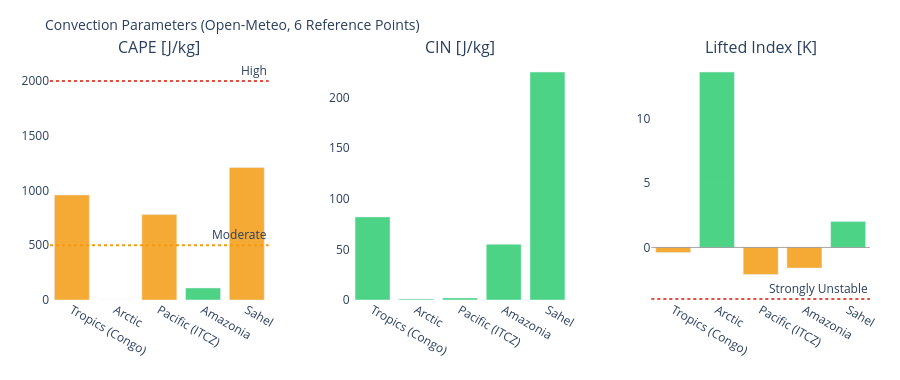

The notebook cell saved with this chart:
### Markdown cell above
---
## 3. Visualizations

### Code cell
# ============================================================
# CAPE / CIN / LIFTED INDEX – Convection potential
# ============================================================

if not df_atm.empty:
    fig = make_subplots(
        rows=1, cols=3,
        subplot_titles=['CAPE [J/kg]', 'CIN [J/kg]', 'Lifted Index [K]'],
        horizontal_spacing=0.1
    )
    pts = df_atm['point'].tolist()
    pt_colors = ['#E85D24','#185FA5','#888780','#378ADD','#639922','#F2A623']

    # CAPE – höher = mehr Gewitterpotential
    cape_vals = df_atm['cape'].fillna(0).tolist()
    cape_colors = ['#e74c3c' if v > 2000 else '#f39c12' if v > 500 else '#2ecc71'
                   for v in cape_vals]
    fig.add_trace(go.Bar(x=pts, y=cape_vals, marker_color=cape_colors,
                         opacity=0.85, showlegend=False), row=1, col=1)
    fig.add_hline(y=2000, line_dash='dot', line_color='#e74c3c',
                  annotation_text='High', row=1, col=1)
    fig.add_hline(y=500,  line_dash='dot', line_color='#f39c12',
                  annotation_text='Moderate', row=1, col=1)

    # CIN – negativer = stärker gedeckelt (weniger Auslöse)
    cin_vals = df_atm['cin'].fillna(0).tolist()
    cin_colors = ['#e74c3c' if v < -200 else '#f39c12' if v < -50 else '#2ecc71'
                  for v in cin_vals]
    fig.add_trace(go.Bar(x=pts, y=cin_vals, marker_color=cin_colors,
                         opacity=0.85, showlegend=False), row=1, col=2)

    # Lifted Index – negativ = instabil
    li_vals = df_atm['li'].fillna(0).tolist()
    li_colors = ['#e74c3c' if v < -4 else '#f39c12' if v < 0 else '#2ecc71'
                 for v in li_vals]
    fig.add_trace(go.Bar(x=pts, y=li_vals, marker_color=li_colors,
                         opacity=0.85, showlegend=False), row=1, col=3)
    fig.add_hline(y=0, line_color='gray', line_width=0.7, row=1, col=3)
    fig.add_hline(y=-4, line_dash='dot', line_color='#e74c3c',
                  annotation_text='Strongly Unstable', row=1, col=3)

    fig.update_layout(
        title=dict(text='Convection Parameters (Open-Meteo, 6 Reference Points)', font=dict(size=14)),
        height=380, plot_bgcolor='rgba(0,0,0,0)', paper_bgcolor='rgba(0,0,0,0)',
        margin=dict(l=50, r=30, t=60, b=80)
    )
    fig.update_xaxes(tickangle=30)
    fig.show()

### Figure 1 — Plotly figure (JSON) as saved in the notebook; plotly's stock layout.template omitted (floating-point values rounded to 4 significant figures)
{"data": [{"marker": {"color": ["#f39c12", "#2ecc71", "#f39c12", "#2ecc71", "#f39c12"]}, "opacity": 0.85, "showlegend": false, "type": "bar", "x": ["Tropics (Congo)", "Arctic", "Pacific (ITCZ)", "Amazonia", "Sahel"], "xaxis": "x", "y": [960.0, 0.0, 780.0, 110.0, 1210.0], "yaxis": "y"}, {"marker": {"color": ["#2ecc71", "#2ecc71", "#2ecc71", "#2ecc71", "#2ecc71"]}, "opacity": 0.85, "showlegend": false, "type": "bar", "x": ["Tropics (Congo)", "Arctic", "Pacific (ITCZ)", "Amazonia", "Sahel"], "xaxis": "x2", "y": [82.0, 1.0, 2.0, 55.0, 225.0], "yaxis": "y2"}, {"marker": {"color": ["#f39c12", "#2ecc71", "#f39c12", "#f39c12", "#2ecc71"]}, "opacity": 0.85, "showlegend": false, "type": "bar", "x": ["Tropics (Congo)", "Arctic", "Pacific (ITCZ)", "Amazonia", "Sahel"], "xaxis": "x3", "y": [-0.4, 13.6, -2.1, -1.6, 2.0], "yaxis": "y3"}], "layout": {"annotations": [{"font": {"size": 16}, "showarrow": false, "text": "CAPE [J/kg]", "x": 0.1333, "xanchor": "center", "xref": "paper", "y": 1.0, "yanchor": "bottom", "yref": "paper"}, {"font": {"size": 16}, "showarrow": false, "text": "CIN [J/kg]", "x": 0.5, "xanchor": "center", "xref": "paper", "y": 1.0, "yanchor": "bottom", "yref": "paper"}, {"font": {"size": 16}, "showarrow": false, "text": "Lifted Index [K]", "x": 0.8667, "xanchor": "center", "xref": "paper", "y": 1.0, "yanchor": "bottom", "yref": "paper"}, {"showarrow": false, "text": "High", "x": 1, "xanchor": "right", "xref": "x domain", "y": 2000, "yanchor": "bottom", "yref": "y"}, {"showarrow": false, "text": "Moderate", "x": 1, "xanchor": "right", "xref": "x domain", "y": 500, "yanchor": "bottom", "yref": "y"}, {"showarrow": false, "text": "Strongly Unstable", "x": 1, "xanchor": "right", "xref": "x3 domain", "y": -4, "yanchor": "bottom", "yref": "y3"}], "height": 380, "margin": {"b": 80, "l": 50, "r": 30, "t": 60}, "paper_bgcolor": "rgba(0,0,0,0)", "plot_bgcolor": "rgba(0,0,0,0)", "shapes": [{"line": {"color": "#e74c3c", "dash": "dot"}, "type": "line", "x0": 0, "x1": 1, "xref": "x domain", "y0": 2000, "y1": 2000, "yref": "y"}, {"line": {"color": "#f39c12", "dash": "dot"}, "type": "line", "x0": 0, "x1": 1, "xref": "x domain", "y0": 500, "y1": 500, "yref": "y"}, {"line": {"color": "gray", "width": 0.7}, "type": "line", "x0": 0, "x1": 1, "xref": "x3 domain", "y0": 0, "y1": 0, "yref": "y3"}, {"line": {"color": "#e74c3c", "dash": "dot"}, "type": "line", "x0": 0, "x1": 1, "xref": "x3 domain", "y0": -4, "y1": -4, "yref": "y3"}], "title": {"font": {"size": 14}, "text": "Convection Parameters (Open-Meteo, 6 Reference Points)"}, "xaxis": {"anchor": "y", "domain": [0.0, 0.2667], "tickangle": 30}, "xaxis2": {"anchor": "y2", "domain": [0.3667, 0.6333], "tickangle": 30}, "xaxis3": {"anchor": "y3", "domain": [0.7333, 1.0], "tickangle": 30}, "yaxis": {"anchor": "x", "domain": [0.0, 1.0]}, "yaxis2": {"anchor": "x2", "domain": [0.0, 1.0]}, "yaxis3": {"anchor": "x3", "domain": [0.0, 1.0]}}}
